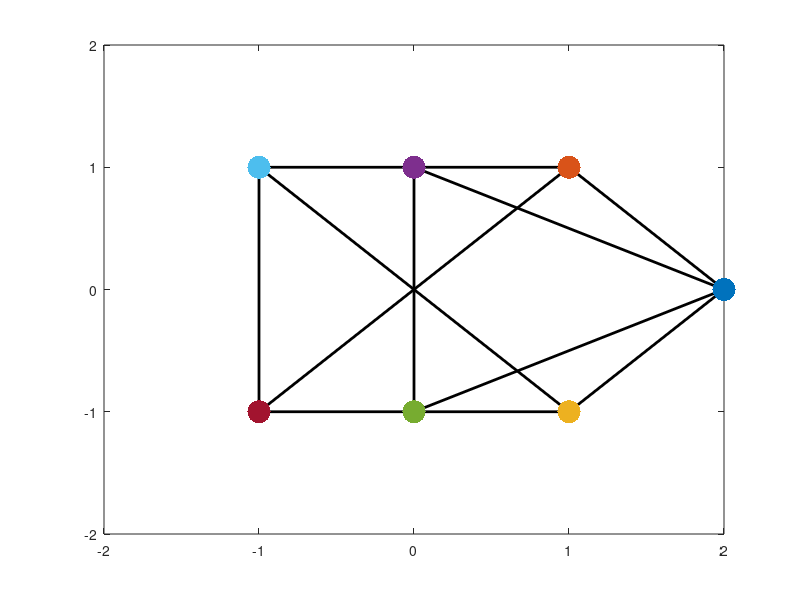

This figure's MATLAB source: (Note: this script raises an error after producing the figure.)
close all
clear

%% topology graph
D = [1,-1,0,0,0,0,0,0,0,-1,0,1;
    -1,0,0,0,0,0,1,-1,0,0,0,0;
    0,1,-1,0,0,0,0,0,1,0,0,0;
    0,0,0,0,0,1,-1,0,0,1,-1,0;
    0,0,1,-1,0,0,0,0,0,0,1,-1;
    0,0,0,0,1,-1,0,0,-1,0,0,0;
    0,0,0,1,-1,0,0,1,0,0,0,0];
L = D*D';
H = D';

%% dimensions
[n,m] = size(D);
d = 2;
% r represents P(r)
r = [2,0;
    1,1;
    1,-1;
    0,1;
    0,-1;
    -1,1;
    -1,-1];
% P represents \bar P(r)
P = [r,ones(n,1)];
% edge set
edge = mod(reshape(find(D~=0),2,m),n);
edge(edge==0) = n;

%% target formation
figure
for i=1:m
    plot(r(edge(:,i),1),r(edge(:,i),2),'k','linewidth',2); hold on
end
for i=1:n
    plot(r(i,1),r(i,2),'.','markersize',50);
end
axis([-2 2 -2 2]);

%% trajectory
figure
via = [0,0;
    5,0;
    10,0;
    10,-5;
    10,-10;
    5,-10;
    0,-10];
for j=1:size(via,1)
    if ~mod(j,2)
        if j==4
            T1 = diag([0.1,1]);
        else
            T1 = diag([1,0.1]);
        end
    else
        T1 = eye(2);
    end
    T2 = rot2(-pi/2*floor((j-1)/2));
    ra(:,:,j) = r*T2'*T1'+via(j,:);
    qvia(j,:) = [vec(T1*T2)',via(j,:)];
    for i=1:m
        plot(ra(edge(:,i),1,j),ra(edge(:,i),2,j),'k','linewidth',2); hold on
    end
end
[qr,dqr,ddqr,tr] = mstraj_(qvia,ones(1,6),0.1,0.2);
A = reshape(qr(1,1:4)',[2,2]);
b = qr(1,5:6)';
xr = r*A'+b';
% for j=1:length(tr)
%     dA = reshape(dqr(j,1:4)',[2,2]);
%     db = dqr(j,5:6)';
%     dxr = r*dA'+db';
%     xr = xr+dxr*0.1;
%     plot(xr(1,1),xr(1,2),'bo');
%     plot(xr(2,1),xr(2,2),'go');
%     plot(xr(3,1),xr(3,2),'mo');
%     drawnow
% end


%% calculate stress matrix
E = [];
for i=1:n 
    E = [E;P'*H'*diag(H(:,i))];
end
[U,S,V] = svd(P);
% the order in S: from big to small
U1 = U(:,1:d+1);
U2 = U(:,d+2:end);
% in fact z is exactly the same as omega given in Fig. 3
z = null(E);
% check if all(svd(U2'*H'*diag(z)*H*U2)>0), then
Omega = H'*diag(z)*H;

%% initial position
x = rand(n,d)*4-2; 
dx = zeros(size(x));
% figure
for i=1:m
    fig_edge(i) = plot(x(edge(:,i),1),x(edge(:,i),2),'k','linewidth',2); hold on
end
for i=1:n
    fig_node(i) = plot(x(i,1),x(i,2),'.','markersize',50);
end
axis([-2 12 -12 2]);

%% simulation
dt = 0.05;
loop = 0;
video_on = true;
for t=tr(1):dt:tr(end)
    loop = loop+1;
    dq = interp1(tr,dqr,t);
    dA = reshape(dq(1:4)',[2,2]);
    db = dq(5:6)';
    dxr = r*dA'+db';
    % test leader
    alpha = 1;
%     dx = dxr-alpha*(x-xr);
    % followers apply control law (11)   
    D = H';
    gamma = diag(Omega);
    for i=4:n
        err_sum = [0,0];
        edge_ind = find(D(i,:)~=0);
        for k=edge_ind
            node_ind = find(D(:,k)~=0);
            j = node_ind(node_ind~=i);
            err_sum = err_sum+z(k)*(x(i,:)-x(j,:)-dx(j,:));
        end
        dx(i,:) = -1/gamma(i)*err_sum;
    end
    % first 3 agents are leaders
    dx(1:3,:) = dxr(1:3,:)-alpha*(x(1:3,:)-xr(1:3,:));
    % update states
    x = x+dt*dx;
    xr = xr+dt*dxr;
    pos_data(:,:,loop) = x;
    % update figure
    for i=1:m
        set(fig_edge(i),'xdata',x(edge(:,i),1),'ydata',x(edge(:,i),2));
    end
    for i=1:n
        set(fig_node(i),'xdata',x(i,1),'ydata',x(i,2));
    end
    % video
    if video_on
        frame(loop) = getframe(gcf);
    end
    drawnow
end
% write video
if video_on 
    savevideo('affine_maneuver',frame);
end
figure 
t_data = tr(1):dt:tr(end);
xpos_data = squeeze(pos_data(:,1,:));
ypos_data = squeeze(pos_data(:,2,:));
plot3(kron(ones(n,1),t_data)',xpos_data',ypos_data');
xlabel('time/s');ylabel('x/m');zlabel('y/m');grid